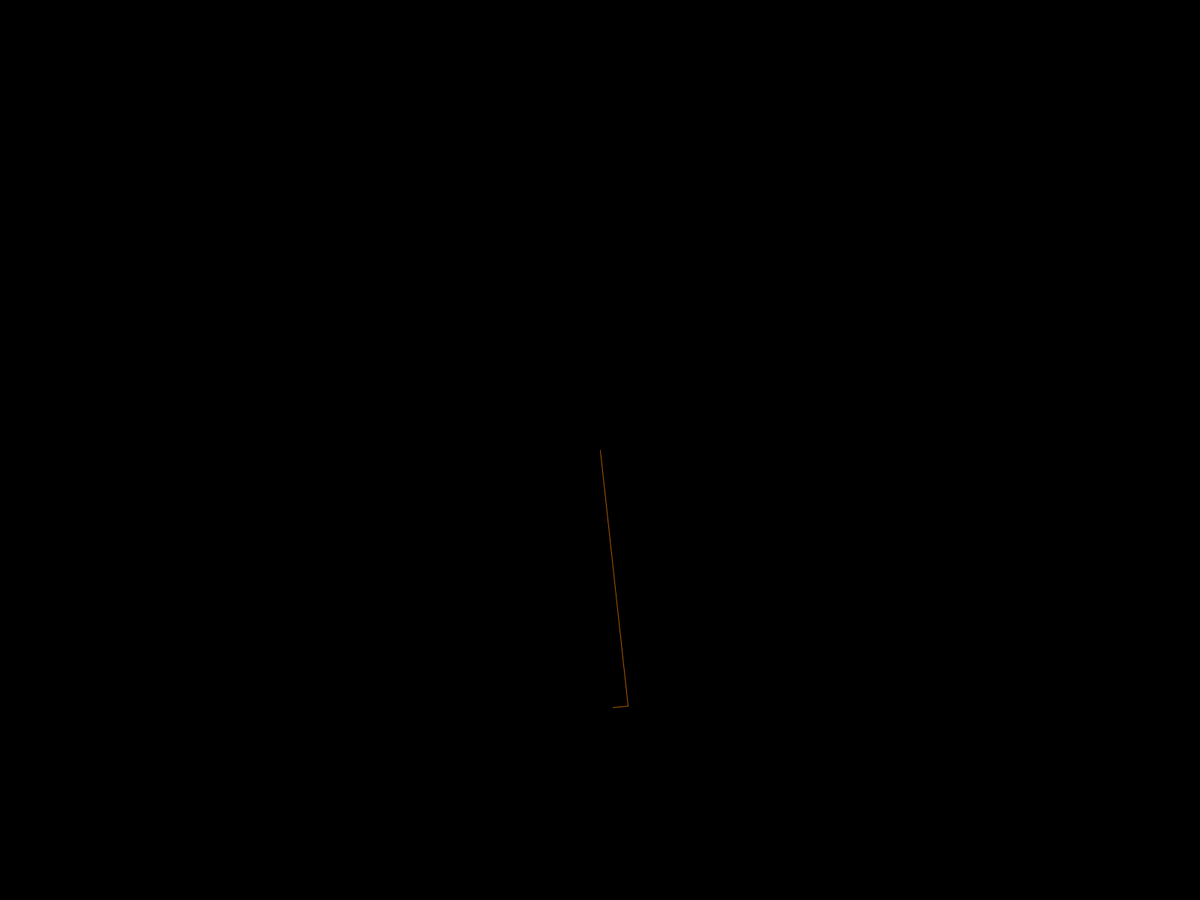
Frame 1 (no input)
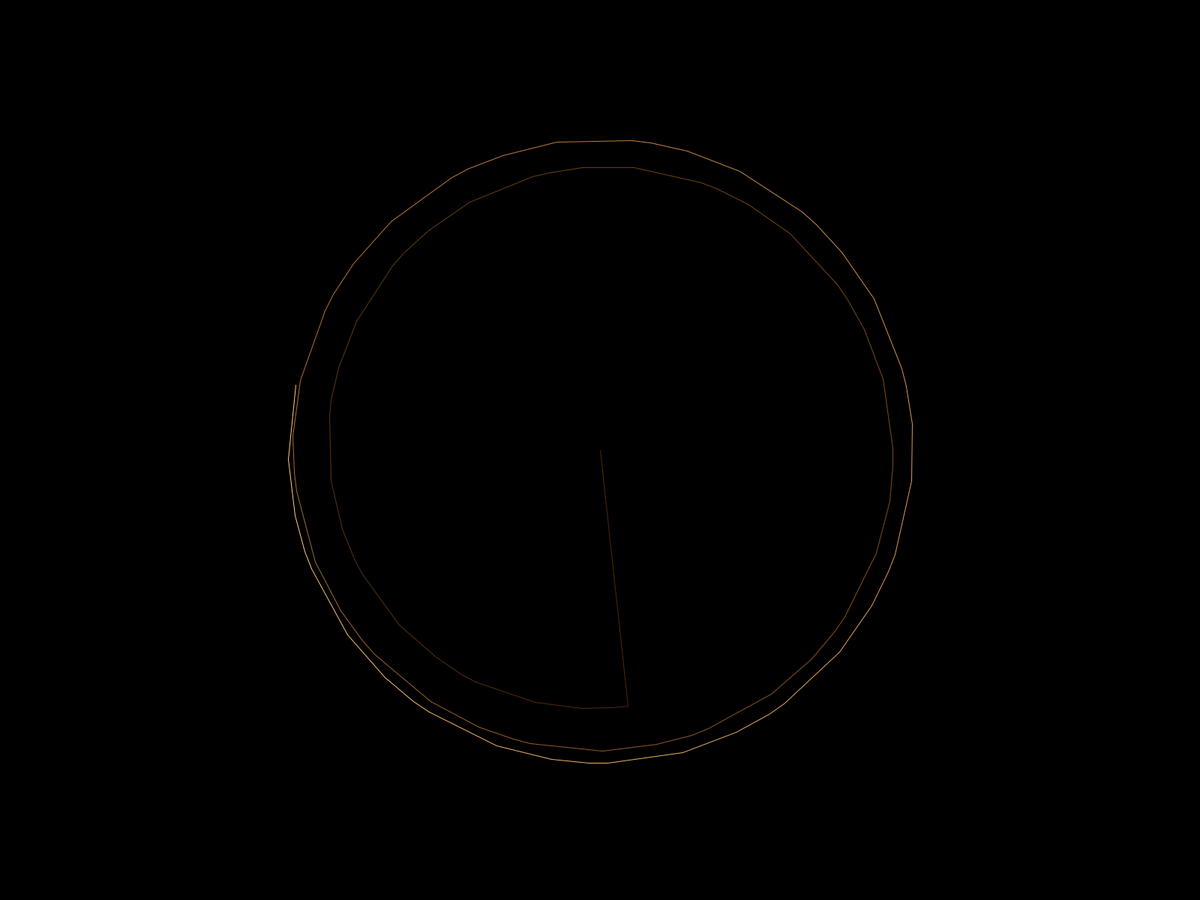
Frame 60 (the mouse pressed at the canvas centre just before this capture)
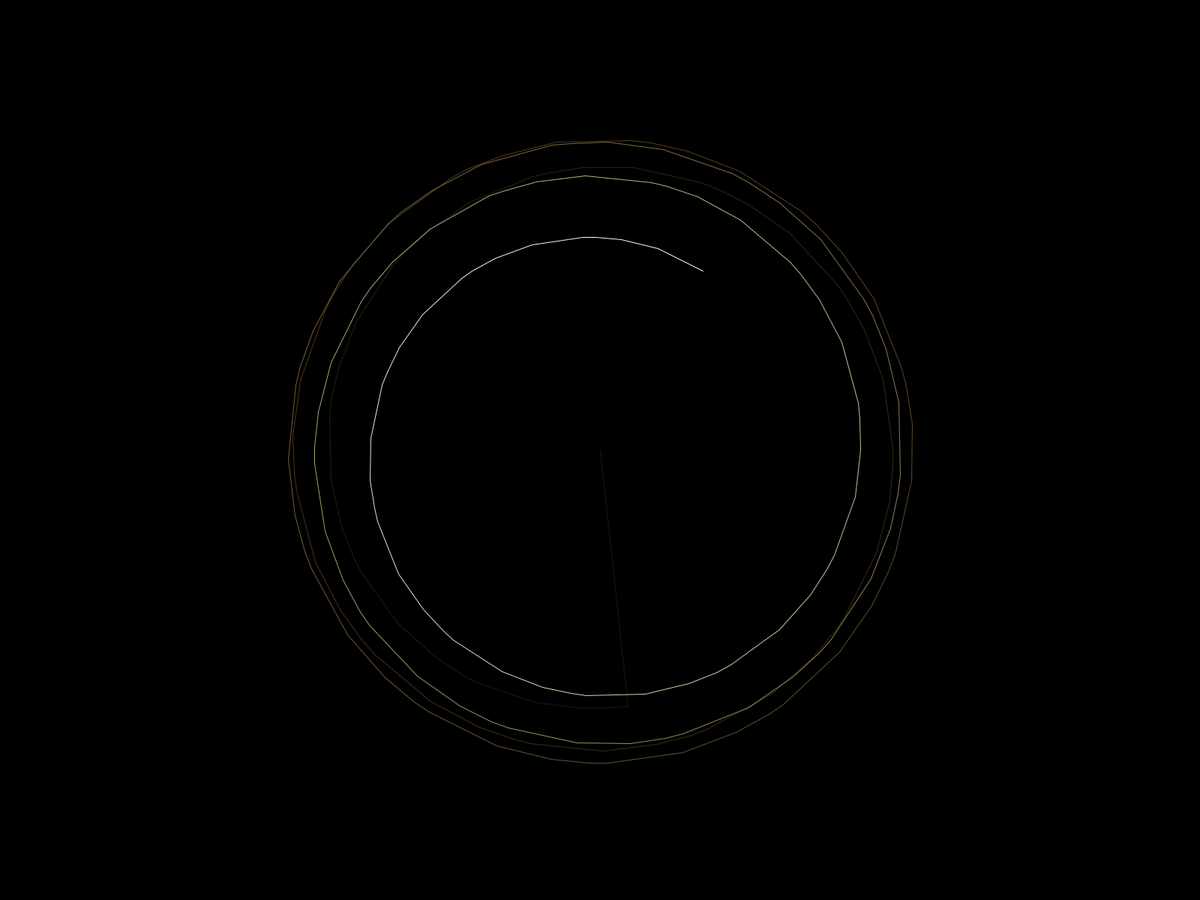
Frame 120 (the mouse held since frame 60 and released just before this capture)

The Processing sketch that drew these frames (run headless with seeded random() and noise(); from frame 60 on, the mouse is pressed at the canvas centre):

// Processing sketch: HeartShapeMandala
// ── HeartShapeMandala.pde
CBody Sun;
int cycles;


void setup(){
frameRate(300);
fullScreen();
background(0);
cycles = 0;
Sun = new CBody( 0 , 0 , 200 , 3 , new PVector(0,0) );
}

void draw(){
//background(0);
  cycles++;
  
  if(cycles % 3 == 0){
    fill(0,10);
    noStroke();
    rect(0,0,width,height);
  }
  
    if(cycles % 30 == 0){
    fill(0,50);
    noStroke();
    rect(0,0,width,height);
  }

  translate( width/2 , height/2 );
  Sun.Show();
  cycles++;
  Sun.Show();

}

// ── CBody.pde
class CBody{
PVector pos;
PVector absolutePos;
PVector preAbsoulutePos;

float angle;
float radius;
float distance;
int remaining;
PVector parentPos;



CBody childCbody;

  CBody( float _distance, float _angle, float _radius, int _remaining, PVector _parentPos){
    pos = new PVector(0,0);
    absolutePos = new PVector(0,0);
    preAbsoulutePos = new PVector(0,0);
    angle = _angle;
    radius = _radius;
    distance = _distance;
    remaining = _remaining - 1;
    
    parentPos = _parentPos;
    
    if(remaining>0){
      childCbody= new CBody( radius*1.1 , random( 0 , PI ) , radius*0.9, remaining , absolutePos );
    }
    
  }
  

  
  void Show(){
    if(remaining == 0){
      fill(255, 125);
      stroke(cycles+(255/3*2) % 255, cycles+(255/3) % 255, cycles % 255);
    }else{
      fill(255, 0);
      noStroke();
    }
  
    pos.x = cos(angle) * distance;
    pos.y = sin(angle) * distance;
    absolutePos.x = parentPos.x + pos.x;
    absolutePos.y = parentPos.y + pos.y;
    if(remaining == 0){
      line(absolutePos.x, absolutePos.y ,preAbsoulutePos.x, preAbsoulutePos.y);
      preAbsoulutePos = absolutePos.copy();
    }else{
      ellipse(absolutePos.x, absolutePos.y , radius , radius);
    }
    
    if(childCbody!=null){
        childCbody.Show();
    }
    
     angle +=  4*PI/((distance+1)-(remaining+1))*(cycles%5);
 
    
  
  }

}
